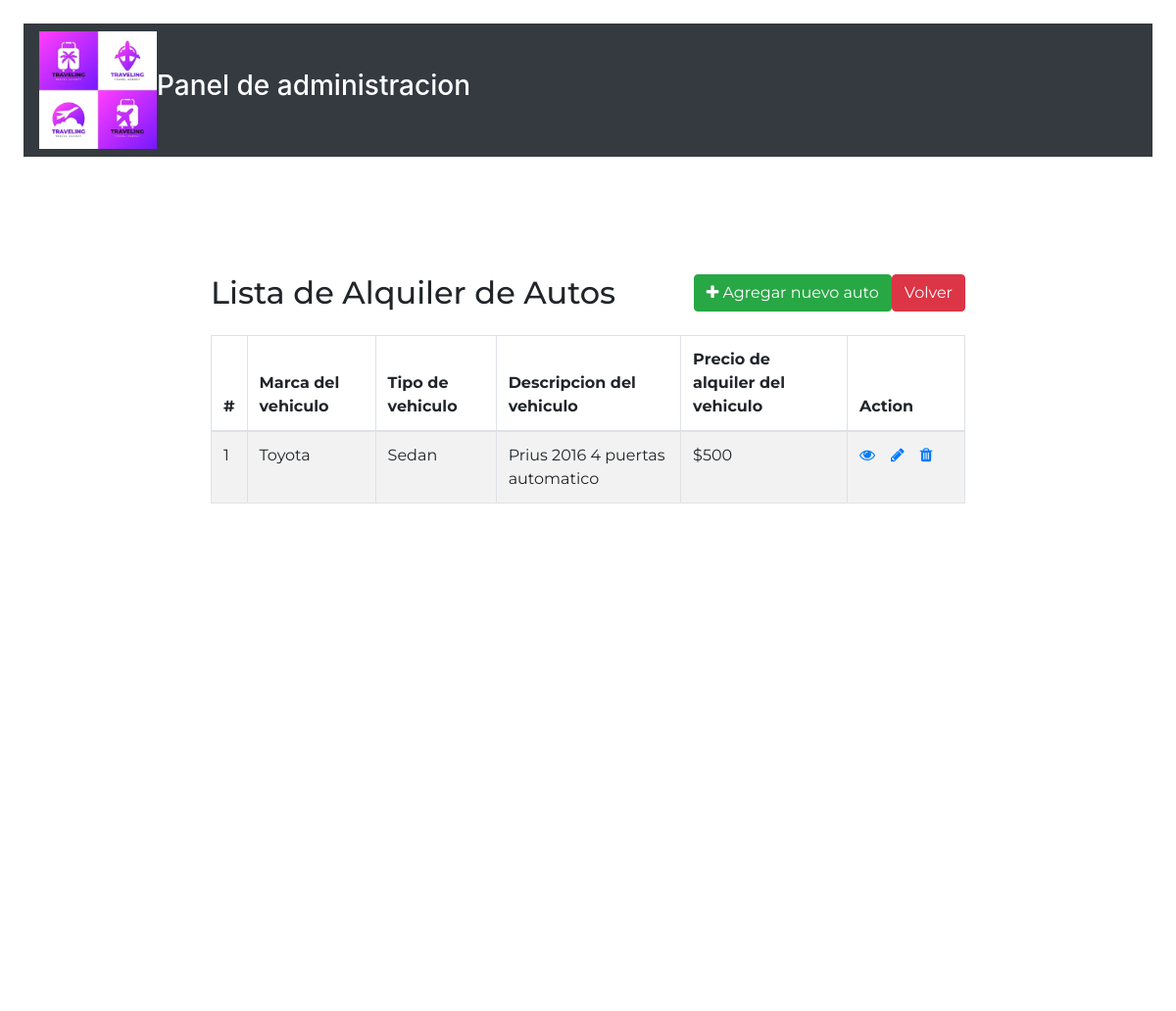
Page /listaAutos.php on the committed database.
### tables this page shows
CREATE TABLE `autos` (
  `idAuto` int(11) NOT NULL,
  `marcaAuto` varchar(100) NOT NULL,
  `tipoAuto` varchar(255) NOT NULL,
  `descripcionAuto` varchar(255) NOT NULL,
  `precioAuto` int(10) NOT NULL
);

### listaAutos.php (the view, shortened to what this page needs)
<!DOCTYPE html>
<html lang="en">
<head>
    <link rel="stylesheet" media="all" href="style.css" />
    <link rel="stylesheet" href="https://stackpath.bootstrapcdn.com/bootstrap/4.5.2/css/bootstrap.min.css">
    <link rel="stylesheet" href="https://maxcdn.bootstrapcdn.com/font-awesome/4.7.0/css/font-awesome.min.css">
</head>
<body>
    <div class="m-4">
        <nav class="navbar navbar-expand-sm navbar-dark bg-dark">
            <img src="images/logo2.jpg" width="120" height="120" alt="Logo" />
            <h1 style="color: white; text-align: justify;font-size: 28px;">Panel de administracion</h1>
    </div>
    <br>
    <br>
    <div class="hero">
        <div class="wrapper">
            <div class="container-fluid">
                <div class="row">
                    <div class="col-md-12">
                        <div class="mt-5 mb-3 clearfix">
                            <h2 class="pull-left">Lista de Alquiler de Autos</h2>
                            <a href="welcome.php" class="btn btn-danger pull-right"></> Volver</a>
                            <a href="createAuto.php" class="btn btn-success pull-right"><i class="fa fa-plus"></i> Agregar nuevo auto</a>
                        </div>
                        <?php
                        require_once "config.php";
                        $sql = "SELECT * FROM autos";
                        if ($result = $pdo->query($sql)) {
                            if ($result->rowCount() > 0) {
                                echo '<table class="table table-bordered table-striped">';
                                echo "<thead>";
                                echo "<tr>";
                                echo "<th>#</th>";
                                echo "<th>Marca del vehiculo</th>";
                                echo "<th>Tipo de vehiculo</th>";
                                echo "<th>Descripcion del vehiculo</th>";
                                echo "<th>Precio de alquiler del vehiculo</th>";
                                echo "<th>Action</th>";
                                echo "</tr>";
                                echo "</thead>";
                                echo "<tbody>";
                                while ($row = $result->fetch()) {
                                    echo "<tr>";
                                    echo "<td>" . $row['idAuto'] . "</td>";
                                    echo "<td>" . $row['marcaAuto'] . "</td>";
                                    echo "<td>" . $row['tipoAuto'] . "</td>";
                                    echo "<td>" . $row['descripcionAuto'] . "</td>";
                                    echo "<td>" . "$", $row['precioAuto'] . "</td>";
                                    echo "<td>";
                                    echo '<a href="readAuto.php?idAuto=' . $row['idAuto'] . '" class="mr-3" title="View Record" data-toggle="tooltip"><span class="fa fa-eye"></span></a>';
                                    echo '<a href="updateAuto.php?idAuto=' . $row['idAuto'] . '" class="mr-3" title="Update Record" data-toggle="tooltip"><span class="fa fa-pencil"></span></a>';
                                    echo '<a href="deleteAuto.php?idAuto=' . $row['idAuto'] . '" title="Delete Record" data-toggle="tooltip"><span class="fa fa-trash"></span></a>';
                                    echo "</td>";
                                    echo "</tr>";
                                }
                                echo "</tbody>";
                                echo "</table>";
                            } else {
                                echo '<div class="alert alert-danger"><em>No hay registro alguno.</em></div>';
                            }
                        } else {
                            echo "Oops! Algo salio mal, intente luego.";
                        }
                        ?>
                    </div>
                </div>
            </div>
        </div>
    </div>
</body>
</html>

### style.css (style rules this page uses)
.hero { background-color: #fff; position: relative; height: 100vh; overflow: hidden; font-family: 'Montserrat', sans-serif; }
* { margin: 0; padding: 0; }

### listaAutos.php (style rules this page uses)
.wrapper { width: 800px; margin: 0 auto; }
table tr td:last-child { width: 120px; }

### rows in the picture
autos: idAuto "1", marcaAuto "Toyota", tipoAuto "Sedan", descripcionAuto "Prius 2016 4 puertas automatico", precioAuto "500"
